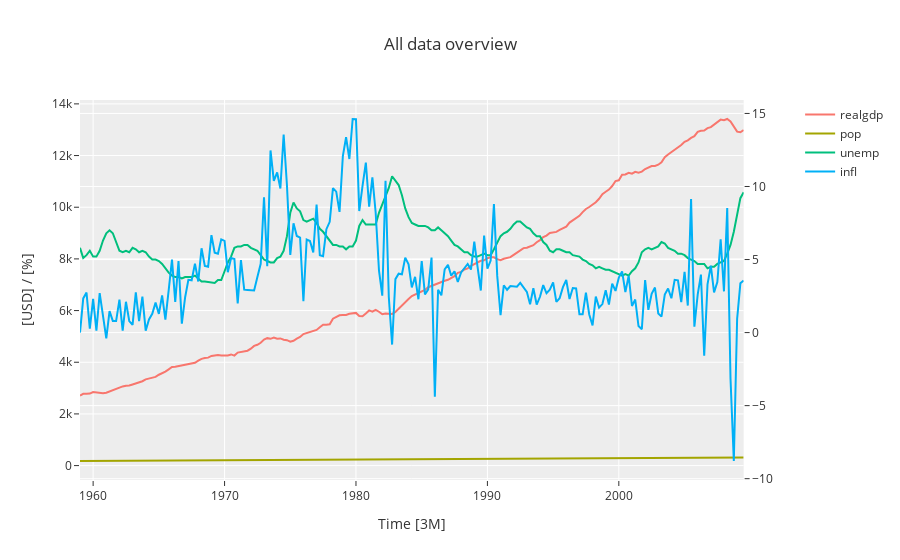

Notebook source saved alongside this figure:
### Markdown cell above
#### Data overview

### Code cell
fig = make_subplots(specs=[[{"secondary_y": True}]], shared_xaxes=True)
fig.layout.update({
    "title": "All data overview",
    "template": "ggplot2",
    "xaxis_title": "Time [3M]",
    "yaxis_title": "[USD] / [%]",
})
left_cols = ["realgdp", "pop"]
for col in left_cols:
    trace = go.Scatter(x=data.index, y=data[col], name=col)
    trace_rolling = go.Scatter(x=data.index, y=data[col], name=col)
    fig.add_trace(trace)
for col in [c for c in data.columns if c not in left_cols]:
    trace = go.Scatter(x=data.index, y=data[col], name=col)
    fig.add_trace(trace, secondary_y=True)
fig.show()

### Figure 1 — Plotly figure (JSON) as saved in the notebook; plotly's stock layout.template omitted (floating-point values rounded to 4 significant figures; data arrays with more than 128 entries replaced by an {"elided": "..."} marker saying what was removed)
{"data": [{"name": "realgdp", "x": {"elided": "203 str values"}, "y": {"elided": "203 float values"}, "type": "scatter"}, {"name": "pop", "x": {"elided": "203 str values"}, "y": {"elided": "203 float values"}, "type": "scatter"}, {"name": "unemp", "x": {"elided": "203 str values"}, "y": {"elided": "203 float values"}, "type": "scatter", "xaxis": "x", "yaxis": "y2"}, {"name": "infl", "x": {"elided": "203 str values"}, "y": {"elided": "203 float values"}, "type": "scatter", "xaxis": "x", "yaxis": "y2"}], "layout": {"xaxis": {"anchor": "y", "domain": [0.0, 0.94], "title": {"text": "Time [3M]"}}, "yaxis": {"anchor": "x", "domain": [0.0, 1.0], "title": {"text": "[USD] / [%]"}}, "yaxis2": {"anchor": "x", "overlaying": "y", "side": "right"}, "title": {"text": "All data overview"}}}
